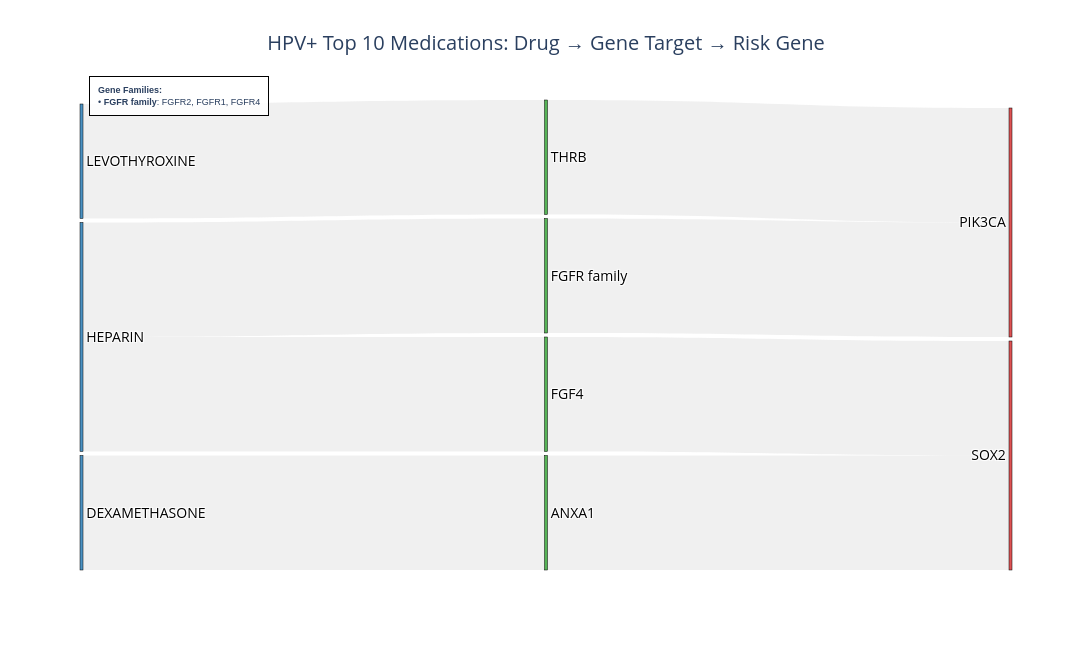
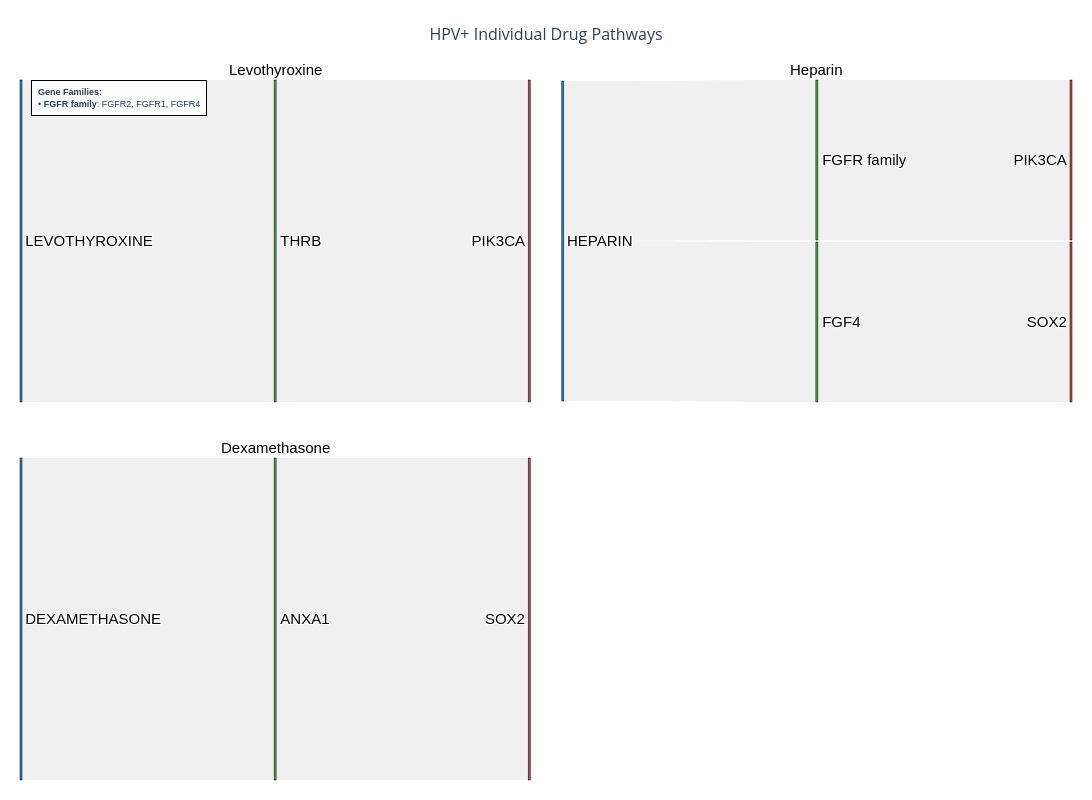

Here is the notebook cell these charts were saved with, in order:
### Code cell
# HPV+ cohort: Create Sankey diagrams
results_hpv_pos = create_sankey_diagrams(
    cohort='HPV+',
    top_n=10,
    show_combined=True,
    show_individual=True
)

### Figure 1 — Plotly figure (JSON) as saved in the notebook; plotly's stock layout.template omitted (floating-point values rounded to 4 significant figures)
{"data": [{"link": {"color": "rgba(128, 128, 128, 0.12)", "source": [5, 8, 4, 3, 4, 2, 1, 0], "target": [8, 6, 3, 6, 2, 7, 0, 7], "value": [0.03, 0.03, 0.03, 0.03, 0.03, 0.03, 0.03, 0.03]}, "node": {"color": ["rgba(44, 160, 44, 0.8)", "rgba(31, 119, 180, 0.8)", "rgba(44, 160, 44, 0.8)", "rgba(44, 160, 44, 0.8)", "rgba(31, 119, 180, 0.8)", "rgba(31, 119, 180, 0.8)", "rgba(214, 39, 40, 0.8)", "rgba(214, 39, 40, 0.8)", "rgba(44, 160, 44, 0.8)"], "label": ["ANXA1", "DEXAMETHASONE", "FGF4", "FGFR family", "HEPARIN", "LEVOTHYROXINE", "PIK3CA", "SOX2", "THRB"], "line": {"color": "black", "width": 0.5}, "pad": 4, "thickness": 3, "x": [0.5, 0.001, 0.5, 0.5, 0.001, 0.001, 0.999, 0.999, 0.5]}, "textfont": {"color": "black", "size": 14}, "type": "sankey"}], "layout": {"annotations": [{"align": "left", "bgcolor": "rgba(255, 255, 255, 0.9)", "bordercolor": "black", "borderpad": 8, "borderwidth": 1, "font": {"family": "Arial", "size": 9}, "showarrow": false, "text": "<b>Gene Families:</b><br>• <b>FGFR family</b>: FGFR2, FGFR1, FGFR4", "x": 0.01, "xanchor": "left", "xref": "paper", "y": 1.05, "yanchor": "top", "yref": "paper"}], "font": {"size": 14}, "height": 650, "title": {"text": "HPV+ Top 10 Medications: Drug → Gene Target → Risk Gene", "x": 0.5, "xanchor": "center"}, "width": 1400}}

### Figure 2 — Plotly figure (JSON) as saved in the notebook; plotly's stock layout.template omitted (floating-point values rounded to 4 significant figures)
{"data": [{"arrangement": "snap", "domain": {"x": [0, 0.485], "y": [0.54, 1]}, "link": {"color": "rgba(128, 128, 128, 0.12)", "source": [0, 1], "target": [1, 2], "value": [0.015, 0.015]}, "node": {"color": ["rgba(31, 119, 180, 0.9)", "rgba(44, 160, 44, 0.9)", "rgba(214, 39, 40, 0.9)"], "label": ["LEVOTHYROXINE", "THRB", "PIK3CA"], "line": {"color": "black", "width": 0.5}, "pad": 2, "thickness": 2}, "textfont": {"color": "black", "family": "Arial", "size": 15}, "type": "sankey", "valueformat": ".3f"}, {"arrangement": "snap", "domain": {"x": [0.515, 1], "y": [0.54, 1]}, "link": {"color": "rgba(128, 128, 128, 0.12)", "source": [0, 0, 2, 1], "target": [2, 1, 3, 4], "value": [0.015, 0.015, 0.015, 0.015]}, "node": {"color": ["rgba(31, 119, 180, 0.9)", "rgba(44, 160, 44, 0.9)", "rgba(44, 160, 44, 0.9)", "rgba(214, 39, 40, 0.9)", "rgba(214, 39, 40, 0.9)"], "label": ["HEPARIN", "FGF4", "FGFR family", "PIK3CA", "SOX2"], "line": {"color": "black", "width": 0.5}, "pad": 2, "thickness": 2}, "textfont": {"color": "black", "family": "Arial", "size": 15}, "type": "sankey", "valueformat": ".3f"}, {"arrangement": "snap", "domain": {"x": [0, 0.485], "y": [0, 0.46]}, "link": {"color": "rgba(128, 128, 128, 0.12)", "source": [0, 1], "target": [1, 2], "value": [0.015, 0.015]}, "node": {"color": ["rgba(31, 119, 180, 0.9)", "rgba(44, 160, 44, 0.9)", "rgba(214, 39, 40, 0.9)"], "label": ["DEXAMETHASONE", "ANXA1", "SOX2"], "line": {"color": "black", "width": 0.5}, "pad": 2, "thickness": 2}, "textfont": {"color": "black", "family": "Arial", "size": 15}, "type": "sankey", "valueformat": ".3f"}], "layout": {"annotations": [{"font": {"color": "black", "family": "Arial", "size": 15}, "showarrow": false, "text": "Levothyroxine", "x": 0.2425, "xanchor": "center", "xref": "paper", "y": 1, "yanchor": "bottom", "yref": "paper"}, {"font": {"color": "black", "family": "Arial", "size": 15}, "showarrow": false, "text": "Heparin", "x": 0.7575, "xanchor": "center", "xref": "paper", "y": 1, "yanchor": "bottom", "yref": "paper"}, {"font": {"color": "black", "family": "Arial", "size": 15}, "showarrow": false, "text": "Dexamethasone", "x": 0.2425, "xanchor": "center", "xref": "paper", "y": 0.46, "yanchor": "bottom", "yref": "paper"}, {"align": "left", "bgcolor": "rgba(255, 255, 255, 0.9)", "bordercolor": "black", "borderpad": 6, "borderwidth": 1, "font": {"family": "Arial", "size": 9}, "showarrow": false, "text": "<b>Gene Families:</b><br>• <b>FGFR family</b>: FGFR2, FGFR1, FGFR4", "x": 0.01, "xanchor": "left", "xref": "paper", "y": 1, "yanchor": "top", "yref": "paper"}], "font": {"size": 15}, "height": 800, "margin": {"b": 20, "l": 20, "r": 20, "t": 80}, "showlegend": false, "title": {"font": {"size": 16}, "text": "HPV+ Individual Drug Pathways<br>", "x": 0.5, "xanchor": "center"}, "width": 1200}}
